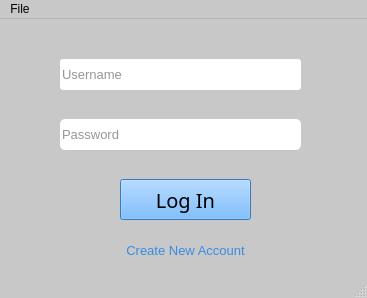
<?xml version="1.0" encoding="UTF-8"?>
<ui version="4.0">
 <class>MainWindow</class>
 <widget class="QMainWindow" name="MainWindow">
  <property name="geometry">
   <rect>
    <x>0</x>
    <y>0</y>
    <width>367</width>
    <height>298</height>
   </rect>
  </property>
  <property name="palette">
   <palette>
    <active>
     <colorrole role="Base">
      <brush brushstyle="SolidPattern">
       <color alpha="255">
        <red>255</red>
        <green>255</green>
        <blue>255</blue>
       </color>
      </brush>
     </colorrole>
     <colorrole role="Window">
      <brush brushstyle="SolidPattern">
       <color alpha="255">
        <red>200</red>
        <green>200</green>
        <blue>200</blue>
       </color>
      </brush>
     </colorrole>
    </active>
    <inactive>
     <colorrole role="Base">
      <brush brushstyle="SolidPattern">
       <color alpha="255">
        <red>255</red>
        <green>255</green>
        <blue>255</blue>
       </color>
      </brush>
     </colorrole>
     <colorrole role="Window">
      <brush brushstyle="SolidPattern">
       <color alpha="255">
        <red>200</red>
        <green>200</green>
        <blue>200</blue>
       </color>
      </brush>
     </colorrole>
    </inactive>
    <disabled>
     <colorrole role="Base">
      <brush brushstyle="SolidPattern">
       <color alpha="255">
        <red>200</red>
        <green>200</green>
        <blue>200</blue>
       </color>
      </brush>
     </colorrole>
     <colorrole role="Window">
      <brush brushstyle="SolidPattern">
       <color alpha="255">
        <red>200</red>
        <green>200</green>
        <blue>200</blue>
       </color>
      </brush>
     </colorrole>
    </disabled>
   </palette>
  </property>
  <property name="windowTitle">
   <string>MainWindow</string>
  </property>
  <property name="styleSheet">
   <string notr="true"/>
  </property>
  <widget class="QWidget" name="centralwidget">
   <widget class="QPushButton" name="login_btn">
    <property name="enabled">
     <bool>true</bool>
    </property>
    <property name="geometry">
     <rect>
      <x>120</x>
      <y>160</y>
      <width>131</width>
      <height>41</height>
     </rect>
    </property>
    <property name="font">
     <font>
      <family>Arial Rounded MT Bold</family>
      <pointsize>15</pointsize>
     </font>
    </property>
    <property name="autoFillBackground">
     <bool>false</bool>
    </property>
    <property name="styleSheet">
     <string notr="true">background-color: rgb(85, 170, 255);
</string>
    </property>
    <property name="text">
     <string>Log In</string>
    </property>
    <property name="default">
     <bool>false</bool>
    </property>
    <property name="flat">
     <bool>false</bool>
    </property>
   </widget>
   <widget class="QLineEdit" name="username">
    <property name="geometry">
     <rect>
      <x>60</x>
      <y>40</y>
      <width>241</width>
      <height>31</height>
     </rect>
    </property>
    <property name="font">
     <font>
      <pointsize>10</pointsize>
     </font>
    </property>
    <property name="styleSheet">
     <string notr="true">color: rgb(45, 45, 45 );
border-radius: 3px;
</string>
    </property>
    <property name="text">
     <string/>
    </property>
    <property name="frame">
     <bool>true</bool>
    </property>
    <property name="placeholderText">
     <string>Username</string>
    </property>
    <property name="clearButtonEnabled">
     <bool>false</bool>
    </property>
   </widget>
   <widget class="QLineEdit" name="password">
    <property name="geometry">
     <rect>
      <x>60</x>
      <y>100</y>
      <width>241</width>
      <height>31</height>
     </rect>
    </property>
    <property name="font">
     <font>
      <pointsize>10</pointsize>
     </font>
    </property>
    <property name="styleSheet">
     <string notr="true">border-radius: 5px;
color: rgb(45, 45, 45);</string>
    </property>
    <property name="echoMode">
     <enum>QLineEdit::Password</enum>
    </property>
    <property name="placeholderText">
     <string>Password</string>
    </property>
   </widget>
   <widget class="QPushButton" name="createAccount">
    <property name="geometry">
     <rect>
      <x>110</x>
      <y>220</y>
      <width>151</width>
      <height>23</height>
     </rect>
    </property>
    <property name="font">
     <font>
      <pointsize>10</pointsize>
     </font>
    </property>
    <property name="styleSheet">
     <string notr="true">color: rgb(55, 140, 225);</string>
    </property>
    <property name="text">
     <string>Create New Account</string>
    </property>
    <property name="flat">
     <bool>true</bool>
    </property>
   </widget>
   <zorder>username</zorder>
   <zorder>password</zorder>
   <zorder>login_btn</zorder>
   <zorder>createAccount</zorder>
  </widget>
  <widget class="QMenuBar" name="menubar">
   <property name="geometry">
    <rect>
     <x>0</x>
     <y>0</y>
     <width>367</width>
     <height>21</height>
    </rect>
   </property>
   <widget class="QMenu" name="menuFile">
    <property name="title">
     <string>File</string>
    </property>
    <addaction name="actionClose"/>
   </widget>
   <addaction name="menuFile"/>
  </widget>
  <widget class="QStatusBar" name="statusbar"/>
  <action name="actionClose">
   <property name="text">
    <string>Close</string>
   </property>
  </action>
 </widget>
 <resources/>
 <connections/>
</ui>
